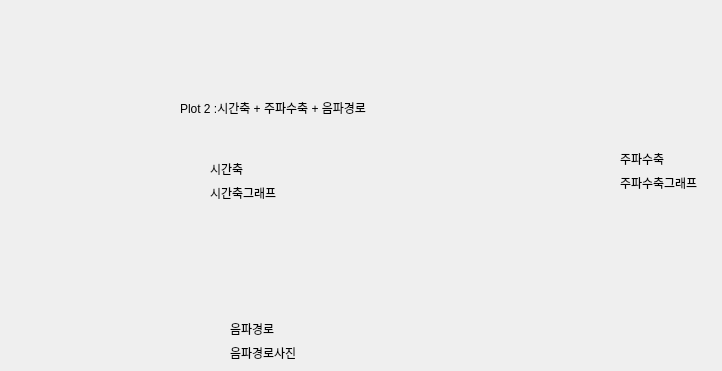
                     <widget class="QWidget" name="plot2_page">
                      <widget class="QLabel" name="label_11">
                       <property name="geometry">
                        <rect>
                         <x>180</x>
                         <y>100</y>
                         <width>221</width>
                         <height>16</height>
                        </rect>
                       </property>
                       <property name="text">
                        <string>Plot 2 :시간축 + 주파수축 + 음파경로</string>
                       </property>
                      </widget>
                      <widget class="QWidget" name="layoutWidget">
                       <property name="geometry">
                        <rect>
                         <x>210</x>
                         <y>160</y>
                         <width>80</width>
                         <height>42</height>
                        </rect>
                       </property>
                       <layout class="QVBoxLayout" name="verticalLayout_31">
                        <item>
                         <widget class="QLabel" name="label_12">
                          <property name="text">
                           <string>시간축</string>
                          </property>
                         </widget>
                        </item>
                        <item>
                         <widget class="QLabel" name="label_13">
                          <property name="text">
                           <string>시간축그래프</string>
                          </property>
                         </widget>
                        </item>
                       </layout>
                      </widget>
                      <widget class="QWidget" name="layoutWidget_2">
                       <property name="geometry">
                        <rect>
                         <x>620</x>
                         <y>150</y>
                         <width>93</width>
                         <height>42</height>
                        </rect>
                       </property>
                       <layout class="QVBoxLayout" name="verticalLayout_32">
                        <item>
                         <widget class="QLabel" name="label_14">
                          <property name="text">
                           <string>주파수축</string>
                          </property>
                         </widget>
                        </item>
                        <item>
                         <widget class="QLabel" name="label_15">
                          <property name="text">
                           <string>주파수축그래프</string>
                          </property>
                         </widget>
                        </item>
                       </layout>
                      </widget>
                      <widget class="QWidget" name="layoutWidget_3">
                       <property name="geometry">
                        <rect>
                         <x>230</x>
                         <y>320</y>
                         <width>93</width>
                         <height>42</height>
                        </rect>
                       </property>
                       <layout class="QVBoxLayout" name="verticalLayout_33">
                        <item>
                         <widget class="QLabel" name="label_16">
                          <property name="text">
                           <string>음파경로</string>
                          </property>
                         </widget>
                        </item>
                        <item>
                         <widget class="QLabel" name="label_17">
                          <property name="text">
                           <string>음파경로사진</string>
                          </property>
                         </widget>
                        </item>
                       </layout>
                      </widget>
                     </widget>
